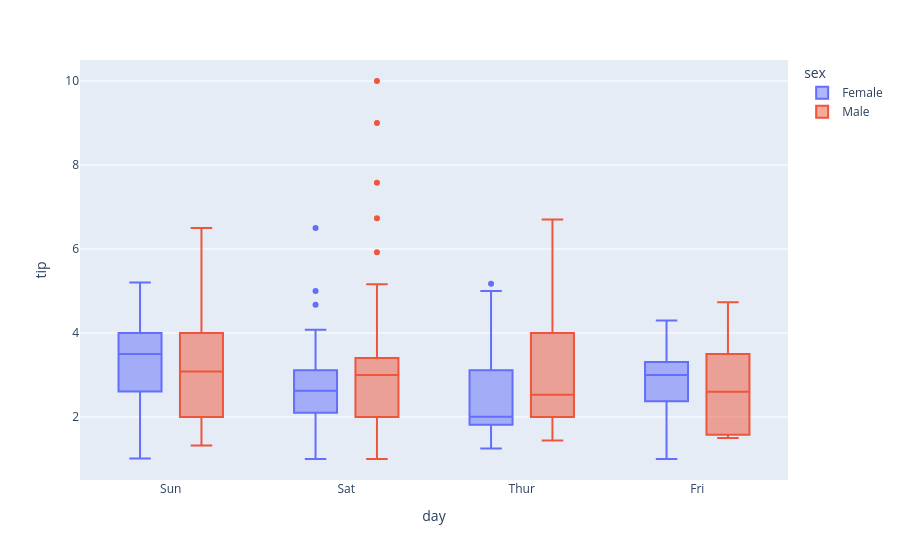

Here is the notebook cell this chart was saved with:
### Code cell
import plotly.graph_objects as go
# Display tip sex data by day
px.box(df_tips, x='day', y='tip', color='sex')

### Figure 1 — Plotly figure (JSON) as saved in the notebook; plotly's stock layout.template omitted (floating-point values rounded to 4 significant figures; data arrays with more than 128 entries replaced by an {"elided": "..."} marker saying what was removed)
{"data": [{"alignmentgroup": "True", "hovertemplate": "sex=Female<br>day=%{x}<br>tip=%{y}<extra></extra>", "legendgroup": "Female", "marker": {"color": "#636efa"}, "name": "Female", "notched": false, "offsetgroup": "Female", "orientation": "v", "showlegend": true, "type": "box", "x": ["Sun", "Sun", "Sun", "Sun", "Sun", "Sun", "Sat", "Sat", "Sat", "Sat", "Sat", "Sat", "Sun", "Sun", "Sat", "Sat", "Sat", "Sat", "Sat", "Sat", "Sat", "Thur", "Thur", "Fri", "Fri", "Fri", "Fri", "Fri", "Sat", "Sat", "Sat", "Sat", "Sat", "Sun", "Sun", "Thur", "Thur", "Thur", "Thur", "Thur", "Thur", "Thur", "Thur", "Thur", "Thur", "Thur", "Thur", "Thur", "Thur", "Thur", "Thur", "Thur", "Thur", "Thur", "Thur", "Thur", "Thur", "Sun", "Sun", "Sun", "Sun", "Sun", "Sat", "Sat", "Sun", "Sun", "Sun", "Thur", "Thur", "Thur", "Thur", "Thur", "Thur", "Thur", "Sat", "Sat", "Sat", "Sat", "Sat", "Fri", "Fri", "Fri", "Fri", "Sat", "Sat", "Sat", "Thur"], "x0": " ", "xaxis": "x", "y": [1.01, 3.61, 5.0, 3.02, 1.67, 3.5, 2.75, 2.23, 3.0, 3.0, 2.45, 3.07, 2.6, 5.2, 1.5, 2.47, 1.0, 3.0, 3.14, 5.0, 2.2, 1.83, 5.17, 1.0, 4.3, 3.25, 2.5, 3.0, 2.5, 3.48, 4.08, 4.0, 1.0, 4.0, 3.5, 1.5, 1.8, 2.92, 1.68, 2.52, 4.2, 2.0, 2.0, 2.83, 1.5, 2.0, 3.25, 1.25, 2.0, 2.0, 2.75, 3.5, 5.0, 2.3, 1.5, 1.36, 1.63, 5.14, 3.75, 2.61, 2.0, 3.0, 1.61, 2.0, 4.0, 3.5, 3.5, 4.19, 5.0, 2.0, 2.01, 2.0, 2.5, 3.23, 2.23, 2.5, 6.5, 1.1, 3.09, 3.48, 3.0, 2.5, 2.0, 2.88, 4.67, 2.0, 3.0], "y0": " ", "yaxis": "y"}, {"alignmentgroup": "True", "hovertemplate": "sex=Male<br>day=%{x}<br>tip=%{y}<extra></extra>", "legendgroup": "Male", "marker": {"color": "#EF553B"}, "name": "Male", "notched": false, "offsetgroup": "Male", "orientation": "v", "showlegend": true, "type": "box", "x": {"elided": "157 str values"}, "x0": " ", "xaxis": "x", "y": {"elided": "157 float values"}, "y0": " ", "yaxis": "y"}], "layout": {"boxmode": "group", "legend": {"title": {"text": "sex"}, "tracegroupgap": 0}, "margin": {"t": 60}, "xaxis": {"anchor": "y", "domain": [0, 1], "title": {"text": "day"}}, "yaxis": {"anchor": "x", "domain": [0, 1], "title": {"text": "tip"}}}}
